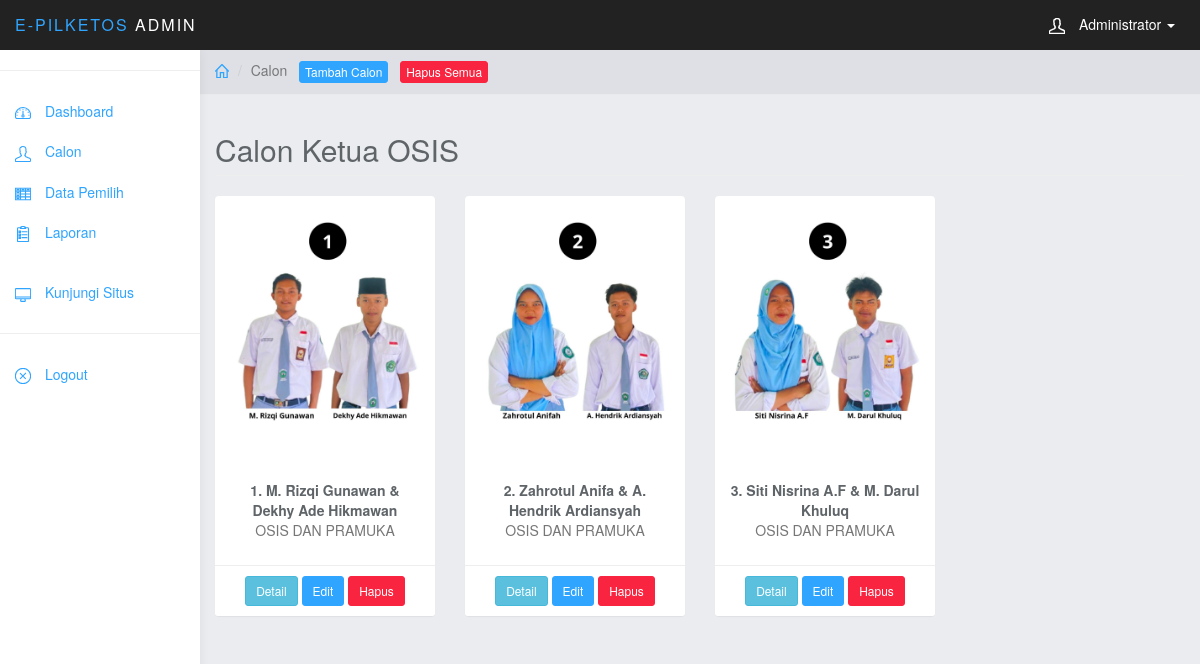
The page /admin/index.php?p=calon (signed in) on the database its author committed.
### tables this page shows
CREATE TABLE `calon` (
  `id` int(11) NOT NULL,
  `nama` varchar(50) NOT NULL,
  `kelas` varchar(50) NOT NULL,
  `organisasi` varchar(50) NOT NULL,
  `visi` varchar(5000) NOT NULL,
  `misi` varchar(5000) NOT NULL,
  `foto` varchar(100) NOT NULL,
  `hasil` varchar(5000) NOT NULL
);

### Func/admin.php (called while the page is built, shortened)
<?php
	function tampil($sesi){
		global $link;
		$query = "SELECT nama, id FROM admin WHERE user='$sesi'";
		$result = mysqli_query($link, $query) or die(mysqli_error());
		return $result;
	}
?>

### Func/calon.php (called while the page is built, shortened)
<?php
	function tampil_calon(){
		global $link;
		$query  = "SELECT * FROM calon";
		$result = mysqli_query($link, $query) or die(mysqli_error());
		return $result;
	}
?>

### admin/Page/calon.php (the view, shortened to what this page needs)
<?php
$calon = tampil_calon();
$no    = 1
?>
	<div class="col-sm-9 col-sm-offset-3 col-lg-10 col-lg-offset-2 main">
		<div class="row">
			<ol class="breadcrumb">
				<li><a href="index.php"><svg class="glyph stroked home"><use xlink:href="#stroked-home"></use></svg></a></li>
				<li class="active">Calon</li>&nbsp;&nbsp;
				<a href="?p=add_calon" class="btn btn-xs btn-primary">Tambah Calon</a>&nbsp;&nbsp;
				<a href="?p=del_all" class="btn btn-xs btn-danger">Hapus Semua</a>
			</ol>
		</div>
		<div class="row">
			<div class="col-lg-12">
				<h2 class="page-header">Calon Ketua OSIS</h2>
			</div>
		</div>
		<div class="row">
<?php  foreach($calon as $row):?>
			<div class="col-xs-12 col-md-6 col-lg-3">
				<div class="panel panel-default">
					<center>
						<div class="panel-body">
							<img src="<?=$row['foto'] ?>" class="img-responsive" alt="">
							<b><?php echo $no++.". ".$row['nama']; ?></b><p class="text-mutted"><?=$row['organisasi'];?></p>
						</div>
						<div class="panel-footer">
							<a data-toggle="modal" href="#detail<?=$row['id']; ?>" class="btn btn-info btn-sm">Detail</a>
							<a href="?p=edit_calon&id=<?=$row['id'];?>" class="btn btn-primary btn-sm">Edit</a>
							<a href="?p=del_calon&id=<?=$row['id']; ?>&f=<?=$row['foto']; ?>" class="btn btn-danger btn-sm">Hapus</a>
						</div>
					</center>
				</div>
			</div>
<?php endforeach; ?>
		</div>
	</div>

### admin/index.php (shortened to what this page needs)
<?php
require_once 'Core/init.php';
if(!isset($_SESSION['admin'])){
	header('Location: login.php');
}else{
?>
<!DOCTYPE html>
<html>
<head>
<link href="../Assets/css/bootstrap.min.css" rel="stylesheet">
<link href="../Assets/css/styles.css" rel="stylesheet">
<link href="../Assets/css/sweetalert.css" rel="stylesheet">
<link href="../Assets/css/dataTables.bootstrap.css" rel="stylesheet">
</head>
<body>
	<nav class="navbar navbar-inverse navbar-fixed-top" role="navigation">
		<div class="container-fluid">
			<div class="navbar-header">
				<a class="navbar-brand" href="index.php"><span>E-Pilketos </span>Admin</a>
				<ul class="user-menu">
					<li class="dropdown pull-right">
						<a href="#" class="dropdown-toggle" data-toggle="dropdown">
						<svg class="glyph stroked male-user"><use xlink:href="#stroked-male-user"></use></svg>
						<?php
						$sesi = @$_SESSION['admin'];
						$tampil = tampil($sesi);
						$nama = mysqli_fetch_assoc($tampil);
						echo $nama['nama'];
						?>
						<span class="caret"></span></a>
					</li>
				</ul>
			</div>
		</div>
	</nav>
	<div id="collapse" class="col-sm-3 col-lg-2 sidebar">
		<hr>
		<ul class="nav menu">
			<li>
				<a href="index.php">
				<svg class="glyph stroked dashboard-dial"><use xlink:href="#stroked-dashboard-dial"></use></svg>
				 Dashboard
				</a>
			</li>
			<li>
				<a href="?p=calon">
				<svg class="glyph stroked male-user"><use xlink:href="#stroked-male-user"></use></svg>
				 Calon
				</a>
			</li>
			<li>
				<a href="?p=data">
				<svg class="glyph stroked table"><use xlink:href="#stroked-table"/></svg>
				 Data Pemilih
				</a>
			</li>
			<li>
				<a href="?p=laporan">
				<svg class="glyph stroked clipboard with paper"><use xlink:href="#stroked-clipboard-with-paper"/></svg>
				 Laporan
				</a>
			</li><br>
			<li>
				<a href="../" target="_blank">
				<svg class="glyph stroked desktop"><use xlink:href="#stroked-desktop"/></svg>
				 Kunjungi Situs
				</a>
			</li>
			<li role="presentation" class="divider"></li>
			<li>
				<a href="logout.php">
				<svg class="glyph stroked cancel"><use xlink:href="#stroked-cancel"/></svg>
				 Logout
				 </a>
			</li>
		</ul>
	</div>
<?php
	$p = @$_GET['p'];
	if($p == "") include 'Page/dashboard.php';
	else
		if($p == "calon") include 'Page/calon.php';
?>
</body>
</html>
<?php } ?>

### Assets/css/styles.css (style rules this page uses)
body { background: #eaecef; padding-top: 50px; color: #5f6468; }
p { color: #777; }
a, a:hover, a:focus { color: #30a5ff; }
h1, h2, h3, h4, h5, h6 { color: #5f6468; }
h2 { font-weight: 300; margin-bottom: 20px; }
.navbar-header .navbar-brand { color: #fff; font-size: 16px; text-transform: uppercase; font-weight: 500; letter-spacing: 2px; }
.navbar-header .navbar-brand span { color: #30a5ff; }
.btn-primary, .btn-primary:hover, .btn-primary:focus, .btn-primary:active, .btn-primary.active, .open > .dropdown-toggle.btn-primary, .btn-primary.disabled, .btn-primary[disabled], fieldset[disabled] .btn-primary, .btn-primary.disabled:hover, .btn-primary[disabled]:hover, fieldset[disabled] .btn-primary:hover, .btn-primary.disabled:focus, .btn-primary[disabled]:focus, fieldset[disabled] .btn-primary:focus, .btn-primary.disabled:active, .btn-primary[disabled]:active, fieldset[disabled] .btn-primary:active, .btn-primary.disabled.active, .btn-primary[disabled].active, fieldset[disabled] .btn-primary.active { background-color: #30a5ff; border-color: #30a5ff; }
.btn-danger, .btn-danger:hover, .btn-danger:focus, .btn-danger:active, .btn-danger.active, .open > .dropdown-toggle.btn-danger, .btn-danger.disabled, .btn-danger[disabled], fieldset[disabled] .btn-danger, .btn-danger.disabled:hover, .btn-danger[disabled]:hover, fieldset[disabled] .btn-danger:hover, .btn-danger.disabled:focus, .btn-danger[disabled]:focus, fieldset[disabled] .btn-danger:focus, .btn-danger.disabled:active, .btn-danger[disabled]:active, fieldset[disabled] .btn-danger:active, .btn-danger.disabled.active, .btn-danger[disabled].active, fieldset[disabled] .btn-danger.active { background-color: #f9243f; border-color: #f9243f; }
.panel { border: 0; }
.panel-footer { background: #fff; border-top: 1px solid #eee; }
.navbar { border: 0; }
.user-menu { display: inline-block; margin-top: 14px; margin-right: 10px; float: right; list-style: none; padding: 0; }
.user-menu a { color: #fff; }
.sidebar { display: block; background-color: #fff; padding: 0; display: none; }
@media (min-width: 768px) { .sidebar { display: block; position: fixed; top: 50px; bottom: 0; left: 0; z-index: 1000; display: block; margin: 0; padding: 0; overflow-x: hidden; overflow-y: auto; background-color: #fff; box-shadow: 1px 0px 10px rgba(0, 0, 0, .05); } }
@media (min-width: 768px) { .navbar-header { width: 100%; } }
.sidebar ul.nav li.divider { border-bottom: 1px solid #eee; margin: 20px 0; }
.breadcrumb { border-radius: 0; padding: 10px 15px; background: #dee0e6; box-shadow: 0 1px 1px rgba(0, 0, 0, .05); margin: 0 ; }
.table { background: #fff; }
.sidebar .glyph, .user-menu .glyph { height: 16px; width: 16px; margin: 0 10px 0 0; stroke-width: 3px; }
.user-menu .glyph { stroke-width: 4px; }
.breadcrumb .glyph { height: 14px; width: 14px; margin: -2px 0 0 0; stroke-width: 4px; }
.glyph.table { background: none; border: none; }

### rows shown on the page
calon: foto (picture), nama "M. Rizqi Gunawan & Dekhy Ade Hikmawan", organisasi "OSIS DAN PRAMUKA"
calon: foto (picture), nama "Zahrotul Anifa & A. Hendrik Ardiansyah", organisasi "OSIS DAN PRAMUKA"
calon: foto (picture), nama "Siti Nisrina A.F & M. Darul Khuluq", organisasi "OSIS DAN PRAMUKA"

### other values the page prints
$nama['nama'] "Administrator"
